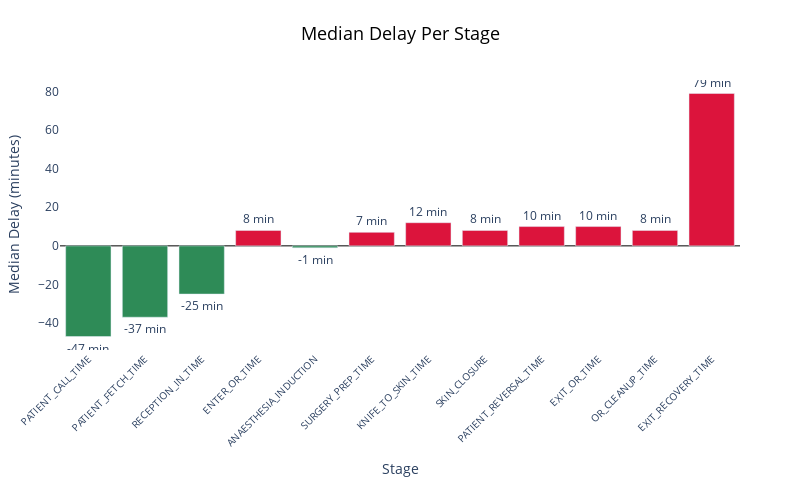

The notebook cell this image was saved under:
### Code cell
import plotly.graph_objects as go

stage_names = list(median_delays.index)
delay_values = list(median_delays.values)

# Create the vertical bar chart
fig = go.Figure()

fig.add_trace(go.Bar(
    x=stage_names,
    y=delay_values,
    marker_color=['#2E8B57' if delay < 0 else '#DC143C' for delay in delay_values],
    text=[f'{delay:.0f} min' for delay in delay_values],
    textposition='outside',
    textfont=dict(size=12),
    hovertemplate='<b>%{x}</b><br>Median Delay: %{y:.1f} minutes<extra></extra>'
))

# Update layout
fig.update_layout(
    title={
        'text': 'Median Delay Per Stage',
        'font': {'size': 18, 'color': 'black'},
        'x': 0.5
    },
    xaxis={
        'title': 'Stage',
        'tickangle': -45,
        'tickfont': {'size': 10}
    },
    yaxis={
        'title': 'Median Delay (minutes)',
        'zeroline': True,
        'zerolinecolor': 'black',
        'zerolinewidth': 1
    },
    plot_bgcolor='white',
    paper_bgcolor='white',
    height=500,
    width=800,
    margin=dict(l=60, r=60, t=80, b=150),
    showlegend=False
)

# Show the plot
fig.show()

### Figure 1 — Plotly figure (JSON) as saved in the notebook; plotly's stock layout.template omitted (floating-point values rounded to 4 significant figures)
{"data": [{"hovertemplate": "<b>%{x}</b><br>Median Delay: %{y:.1f} minutes<extra></extra>", "marker": {"color": ["#2E8B57", "#2E8B57", "#2E8B57", "#DC143C", "#2E8B57", "#DC143C", "#DC143C", "#DC143C", "#DC143C", "#DC143C", "#DC143C", "#DC143C"]}, "text": ["-47 min", "-37 min", "-25 min", "8 min", "-1 min", "7 min", "12 min", "8 min", "10 min", "10 min", "8 min", "79 min"], "textfont": {"size": 12}, "textposition": "outside", "type": "bar", "x": ["PATIENT_CALL_TIME", "PATIENT_FETCH_TIME", "RECEPTION_IN_TIME", "ENTER_OR_TIME", "ANAESTHESIA_INDUCTION", "SURGERY_PREP_TIME", "KNIFE_TO_SKIN_TIME", "SKIN_CLOSURE", "PATIENT_REVERSAL_TIME", "EXIT_OR_TIME", "OR_CLEANUP_TIME", "EXIT_RECOVERY_TIME"], "y": [-47, -37, -25, 8.0, -1.0, 7, 12, 8.0, 10, 10, 8.0, 79]}], "layout": {"height": 500, "margin": {"b": 150, "l": 60, "r": 60, "t": 80}, "paper_bgcolor": "white", "plot_bgcolor": "white", "showlegend": false, "title": {"font": {"color": "black", "size": 18}, "text": "Median Delay Per Stage", "x": 0.5}, "width": 800, "xaxis": {"tickangle": -45, "tickfont": {"size": 10}, "title": {"text": "Stage"}}, "yaxis": {"title": {"text": "Median Delay (minutes)"}, "zeroline": true, "zerolinecolor": "black", "zerolinewidth": 1}}}
